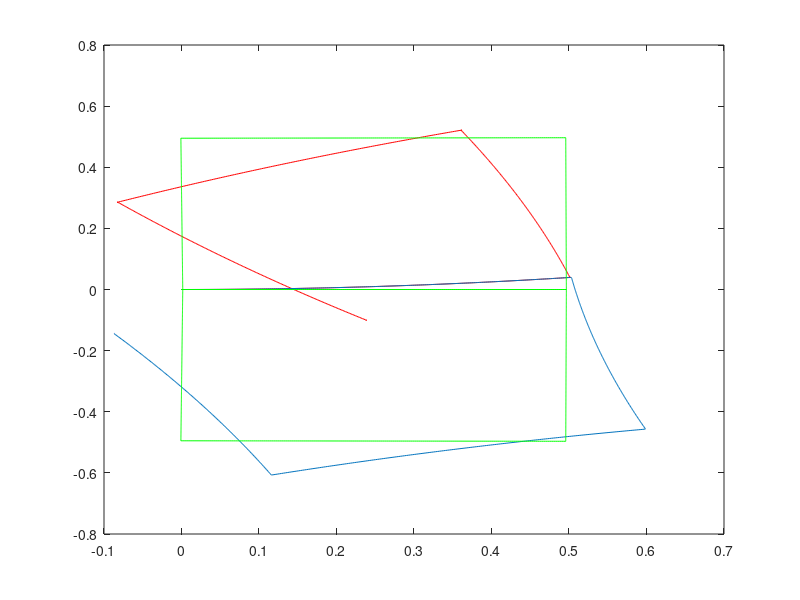

Reproduce this figure in MATLAB.
function main

global L

close all;
clear all;
clc;

direction = 'clockwise'

tStraight = 1.9
tTurn = 0.45

w_orig = 8.8

Rn = 0.03 % nominal wheel radius

Cb = 0.850321794
   % wheel base correction factor
Cdl = 0.979989867
  % right wheel diameter correction factor
Cdr = 1.020010133
  % left wheel diameter correction factor

Rr = Rn * Cdr % wheel radius [m] 0.031
Rl = Rn * Cdl % wheel radius [m] 0.029

% w_rStraight = 8.59
% w_lStraight = 9.04 
w_rTurn = 7.22
w_lTurn = 7.74

% w_rStraight = 8.59
% w_lStraight =  9.04 
% w_rTurn = w_orig * Rn / Rr
% w_lTurn =  w_orig * Rn / Rl

w_rStraight = w_orig
w_lStraight = w_orig
% w_rTurn = w_orig
% w_lTurn = w_orig





x_init = 0; %[m]
y_init = 0; %[m]
T_init = 0; % rads

Ln = 0.15; % distance btwn wheels [m]
L = Ln * Cb

sample_no = 1;
timestamps(sample_no) = 0;
x_robot(sample_no) = x_init;
y_robot(sample_no) = y_init;
T_robot(sample_no) = T_init;

% CLOCKWISE

timestep = 0.01

for i = 1:4

    for i = 0 : timestep : tStraight
        w_r = w_rStraight; %[rads/s];
        w_l = w_lStraight; %[rads/s];
        v_l = Rl * w_l;
        v_r = Rr * w_r;
%         v_l = floor(v_l*100)/100 
%         v_r = floor(v_r*100)/100 

         vel_R = [
                    (v_r + v_l) / 2; 
                     0; 
                    (v_r - v_l) / L
                 ] ;

        R = [cos(T_robot(sample_no)) -sin(T_robot(sample_no)) 0;
             sin(T_robot(sample_no)) cos(T_robot(sample_no))  0;
             0           0           1];

        vel_I = R * vel_R    ;

        sample_no =  sample_no + 1;

        %calcualte new postition
        x_robot(sample_no) = x_robot(sample_no - 1) + vel_I(1) * timestep;
        y_robot(sample_no) = y_robot(sample_no - 1) + vel_I(2) * timestep;
        T_robot(sample_no) = T_robot(sample_no - 1) + vel_I(3) * timestep;
        %store timestep
        timestamps(sample_no) = timestamps(sample_no - 1) + timestep; 
    end

    for i = 0 : timestep : tTurn
        w_r = w_rTurn; %[rads/s]
        w_l = -w_lTurn; %[rads/s]
        v_l = Rl * w_l ;
        v_r = Rr * w_r;
%         v_l = floor(v_l*100)/100 
%         v_r = ceil(v_r*100)/100 

         vel_R = [
                    (v_r + v_l) / 2; 
                     0; 
                    (v_r - v_l) / L
                 ] ;

        R = [cos(T_robot(sample_no)) -sin(T_robot(sample_no)) 0;
             sin(T_robot(sample_no)) cos(T_robot(sample_no))  0;
             0           0           1];

        vel_I = R * vel_R ;   

        sample_no =  sample_no + 1;

        %calcualte new postition
        x_robot(sample_no) = x_robot(sample_no - 1) + vel_I(1) * timestep;
        y_robot(sample_no) = y_robot(sample_no - 1) + vel_I(2) * timestep;
        T_robot(sample_no) = T_robot(sample_no - 1) + vel_I(3) * timestep;
        %store timestep
        timestamps(sample_no) = timestamps(sample_no - 1) + timestep;
    end
end


figure
plot(x_robot, y_robot, 'r');
hold on



sample_no = 1;
timestamps(sample_no) = 0;
x_robot(sample_no) = x_init;
y_robot(sample_no) = y_init;
T_robot(sample_no) = T_init;

% CLOCKWISE

timestep = 0.01

for i = 1:4

    for i = 0 : timestep : tStraight
        w_r = w_rStraight; %[rads/s];
        w_l = w_lStraight; %[rads/s];
        v_l = Rl * w_l;
        v_r = Rr * w_r;
%         v_l = floor(v_l*100)/100 
%         v_r = floor(v_r*100)/100 

         vel_R = [
                    (v_r + v_l) / 2; 
                     0; 
                    (v_r - v_l) / L
                 ] ;

        R = [cos(T_robot(sample_no)) -sin(T_robot(sample_no)) 0;
             sin(T_robot(sample_no)) cos(T_robot(sample_no))  0;
             0           0           1];

        vel_I = R * vel_R    ;

        sample_no =  sample_no + 1;

        %calcualte new postition
        x_robot(sample_no) = x_robot(sample_no - 1) + vel_I(1) * timestep;
        y_robot(sample_no) = y_robot(sample_no - 1) + vel_I(2) * timestep;
        T_robot(sample_no) = T_robot(sample_no - 1) + vel_I(3) * timestep;
        %store timestep
        timestamps(sample_no) = timestamps(sample_no - 1) + timestep; 
    end

    for i = 0 : timestep : tTurn
        w_r = -w_rTurn; %[rads/s]
        w_l = w_lTurn; %[rads/s]
        v_l = Rl * w_l ;
        v_r = Rr * w_r;
%         v_l = floor(v_l*100)/100 
%         v_r = ceil(v_r*100)/100 

         vel_R = [
                    (v_r + v_l) / 2; 
                     0; 
                    (v_r - v_l) / L
                 ] ;

        R = [cos(T_robot(sample_no)) -sin(T_robot(sample_no)) 0;
             sin(T_robot(sample_no)) cos(T_robot(sample_no))  0;
             0           0           1];

        vel_I = R * vel_R ;   

        sample_no =  sample_no + 1;

        %calcualte new postition
        x_robot(sample_no) = x_robot(sample_no - 1) + vel_I(1) * timestep;
        y_robot(sample_no) = y_robot(sample_no - 1) + vel_I(2) * timestep;
        T_robot(sample_no) = T_robot(sample_no - 1) + vel_I(3) * timestep;
        %store timestep
        timestamps(sample_no) = timestamps(sample_no - 1) + timestep;
    end
end



plot(x_robot, y_robot);
hold on



sample_no = 1;
timestamps(sample_no) = 0;
x_robot(sample_no) = x_init;
y_robot(sample_no) = y_init;
T_robot(sample_no) = T_init;

% COUNTER CLOCKWISE 

timestep = 0.01

for i = 1:4

    for i = 0 : timestep : tStraight
        w_r = w_rStraight; %[rads/s];
        w_l = w_lStraight; %[rads/s];
        v_l = 0.26;
        v_r = 0.26;
%         v_l = floor(v_l*100)/100 
%         v_r = floor(v_r*100)/100 

         vel_R = [
                    (v_r + v_l) / 2; 
                     0; 
                    (v_r - v_l) / L
                 ] ;

        R = [cos(T_robot(sample_no)) -sin(T_robot(sample_no)) 0;
             sin(T_robot(sample_no)) cos(T_robot(sample_no))  0;
             0           0           1];

        vel_I = R * vel_R    ;

        sample_no =  sample_no + 1;

        %calcualte new postition
        x_robot(sample_no) = x_robot(sample_no - 1) + vel_I(1) * timestep;
        y_robot(sample_no) = y_robot(sample_no - 1) + vel_I(2) * timestep;
        T_robot(sample_no) = T_robot(sample_no - 1) + vel_I(3) * timestep;
        %store timestep
        timestamps(sample_no) = timestamps(sample_no - 1) + timestep; 
    end

    for i = 0 : timestep : tTurn
        w_r = -w_rTurn; %[rads/s]
        w_l = w_lTurn; %[rads/s]
        v_l = 0.218% Rl * w_l ;
        v_r = -0.218%Rr * w_r;
%         v_l = floor(v_l*100)/100 
%         v_r = ceil(v_r*100)/100 

         vel_R = [
                    (v_r + v_l) / 2; 
                     0; 
                    (v_r - v_l) / L
                 ] ;

        R = [cos(T_robot(sample_no)) -sin(T_robot(sample_no)) 0;
             sin(T_robot(sample_no)) cos(T_robot(sample_no))  0;
             0           0           1];

        vel_I = R * vel_R ;   

        sample_no =  sample_no + 1;

        %calcualte new postition
        x_robot(sample_no) = x_robot(sample_no - 1) + vel_I(1) * timestep;
        y_robot(sample_no) = y_robot(sample_no - 1) + vel_I(2) * timestep;
        T_robot(sample_no) = T_robot(sample_no - 1) + vel_I(3) * timestep;
        %store timestep
        timestamps(sample_no) = timestamps(sample_no - 1) + timestep;
    end
end

% SQAURE CLOCKWISE
%figure
plot(x_robot, y_robot, 'g');
hold on
% 
sample_no = 1;
timestamps(sample_no) = 0;
x_robot(sample_no) = x_init;
y_robot(sample_no) = y_init;
T_robot(sample_no) = T_init;

w_rStraight = 8.59
w_lStraight = 9.04 
w_rTurn = 7.22
w_lTurn = 7.74

w_rStraight = 8.59
w_lStraight =  9.04 
w_rTurn = w_orig * Rn / Rr
w_lTurn =  w_orig * Rn / Rl

w_rStraight = w_orig
w_lStraight = w_orig
w_rTurn = w_orig
w_lTurn = w_orig



timestep = 0.01

for i = 1:4

    for i = 0 : timestep : tStraight
        w_r = w_rStraight; %[rads/s];
        w_l = w_lStraight; %[rads/s];
        v_l = 0.26;
        v_r = 0.26;
%         v_l = floor(v_l*100)/100 
%         v_r = floor(v_r*100)/100 

         vel_R = [
                    (v_r + v_l) / 2; 
                     0; 
                    (v_r - v_l) / L
                 ] ;

        R = [cos(T_robot(sample_no)) -sin(T_robot(sample_no)) 0;
             sin(T_robot(sample_no)) cos(T_robot(sample_no))  0;
             0           0           1];

        vel_I = R * vel_R    ;

        sample_no =  sample_no + 1;

        %calcualte new postition
        x_robot(sample_no) = x_robot(sample_no - 1) + vel_I(1) * timestep;
        y_robot(sample_no) = y_robot(sample_no - 1) + vel_I(2) * timestep;
        T_robot(sample_no) = T_robot(sample_no - 1) + vel_I(3) * timestep;
        %store timestep
        timestamps(sample_no) = timestamps(sample_no - 1) + timestep; 
    end

    for i = 0 : timestep : tTurn
        w_r = -w_rTurn; %[rads/s]
        w_l = w_lTurn; %[rads/s]
        v_l = -0.218% Rl * w_l ;
        v_r = 0.218%Rr * w_r;
        
       
%         v_l = floor(v_l*100)/100 
%         v_r = ceil(v_r*100)/100 

         vel_R = [
                    (v_r + v_l) / 2; 
                     0; 
                    (v_r - v_l) / L
                 ] ;

        R = [cos(T_robot(sample_no)) -sin(T_robot(sample_no)) 0;
             sin(T_robot(sample_no)) cos(T_robot(sample_no))  0;
             0           0           1];

        vel_I = R * vel_R ;   

        sample_no =  sample_no + 1;

        %calcualte new postition
        x_robot(sample_no) = x_robot(sample_no - 1) + vel_I(1) * timestep;
        y_robot(sample_no) = y_robot(sample_no - 1) + vel_I(2) * timestep;
        T_robot(sample_no) = T_robot(sample_no - 1) + vel_I(3) * timestep;
        %store timestep
        timestamps(sample_no) = timestamps(sample_no - 1) + timestep;
    end
end




%figure
plot(x_robot, y_robot, 'g');
hold on
% 
% % for i= 1:10:length(x_robot)
% %     DrawRectangle([x_robot(i),y_robot(i),L,L,T_robot(i)],'r-');
% % end

x_robot
y_robot
T_robot
%plot(x_robot, timestamps);
% figure 
% %plot(y_robot, timestamps);

function h = DrawRectangle(param,style)
%--------------------------------------------------------------------------
% H = DRAWRECTANGLE(PARAM,STYLE)
% This function draws a rectangle with the given parameters:
% - inputs:
%          param................... 1x5 array
%          - param = [a, b, w, h, theta]
%          - (a,b): the center of the rectangle
%          - (w,h): width and height of the rectangle > 0
%          - theta: the rotation angle of the rectangle
%          style................... string
%          - plot style string
% - output:
%          h....................... plot handler
%
%   Usage Examples,
%
%   DrawRectangle([0 0 1 1 0]); 
%   DrawRectangle([-1,2,3,5,3.1415/6],'r-');
%   h = DrawRectangle([0,1,2,4,3.1415/3],'--');
%--------------------------------------------------------------------------
if (nargin <1),
    error('Please see help for INPUT DATA.');
elseif (nargin==1)
    style='b-';
end;
[m,n] = size(param);
if(m ~= 1 || n ~= 5)
    error('param should be an 1x5 array.');
end
if(param(3) <=0 || param(4) <=0)
    error('width and height must be positive values.');
end
a = param(1);
b = param(2);
w = param(3);
h = param(4);
theta = param(5);
X = [-w/2 w/2 w/2 -w/2 -w/2];
Y = [h/2 h/2 -h/2 -h/2 h/2];
P = [X;Y];
ct = cos(theta);
st = sin(theta);
R = [ct -st;st ct];
P = R * P;
h=plot(P(1,:)+a,P(2,:)+b,style);
axis equal;

